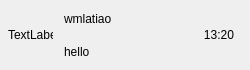
<?xml version="1.0" encoding="UTF-8"?>
<ui version="4.0">
 <class>ChatUserWid</class>
 <widget class="QWidget" name="ChatUserWid">
  <property name="geometry">
   <rect>
    <x>0</x>
    <y>0</y>
    <width>250</width>
    <height>70</height>
   </rect>
  </property>
  <property name="minimumSize">
   <size>
    <width>250</width>
    <height>70</height>
   </size>
  </property>
  <property name="maximumSize">
   <size>
    <width>250</width>
    <height>70</height>
   </size>
  </property>
  <property name="windowTitle">
   <string>Form</string>
  </property>
  <layout class="QHBoxLayout" name="horizontalLayout">
   <property name="leftMargin">
    <number>6</number>
   </property>
   <property name="topMargin">
    <number>2</number>
   </property>
   <property name="rightMargin">
    <number>6</number>
   </property>
   <property name="bottomMargin">
    <number>2</number>
   </property>
   <item>
    <widget class="QWidget" name="iconWidget" native="true">
     <property name="minimumSize">
      <size>
       <width>50</width>
       <height>50</height>
      </size>
     </property>
     <property name="maximumSize">
      <size>
       <width>50</width>
       <height>50</height>
      </size>
     </property>
     <layout class="QHBoxLayout" name="horizontalLayout_2">
      <property name="spacing">
       <number>0</number>
      </property>
      <property name="leftMargin">
       <number>0</number>
      </property>
      <property name="topMargin">
       <number>0</number>
      </property>
      <property name="rightMargin">
       <number>0</number>
      </property>
      <property name="bottomMargin">
       <number>0</number>
      </property>
      <item>
       <widget class="QLabel" name="iconLabel">
        <property name="minimumSize">
         <size>
          <width>45</width>
          <height>45</height>
         </size>
        </property>
        <property name="maximumSize">
         <size>
          <width>45</width>
          <height>45</height>
         </size>
        </property>
        <property name="text">
         <string>TextLabel</string>
        </property>
       </widget>
      </item>
     </layout>
    </widget>
   </item>
   <item>
    <widget class="QWidget" name="infoWidget" native="true">
     <property name="maximumSize">
      <size>
       <width>130</width>
       <height>16777215</height>
      </size>
     </property>
     <layout class="QVBoxLayout" name="verticalLayout">
      <property name="spacing">
       <number>5</number>
      </property>
      <property name="leftMargin">
       <number>2</number>
      </property>
      <property name="topMargin">
       <number>2</number>
      </property>
      <property name="rightMargin">
       <number>2</number>
      </property>
      <property name="bottomMargin">
       <number>2</number>
      </property>
      <item>
       <widget class="QLabel" name="nameLabel">
        <property name="text">
         <string>wmlatiao</string>
        </property>
       </widget>
      </item>
      <item>
       <widget class="QLabel" name="msgLabel">
        <property name="text">
         <string>hello</string>
        </property>
       </widget>
      </item>
     </layout>
    </widget>
   </item>
   <item>
    <widget class="QWidget" name="timeWidget" native="true">
     <property name="minimumSize">
      <size>
       <width>50</width>
       <height>50</height>
      </size>
     </property>
     <property name="maximumSize">
      <size>
       <width>50</width>
       <height>50</height>
      </size>
     </property>
     <layout class="QVBoxLayout" name="verticalLayout_2">
      <item>
       <widget class="QLabel" name="timeLabel">
        <property name="text">
         <string>13:20</string>
        </property>
        <property name="alignment">
         <set>Qt::AlignCenter</set>
        </property>
       </widget>
      </item>
     </layout>
    </widget>
   </item>
  </layout>
 </widget>
 <resources/>
 <connections/>
</ui>
